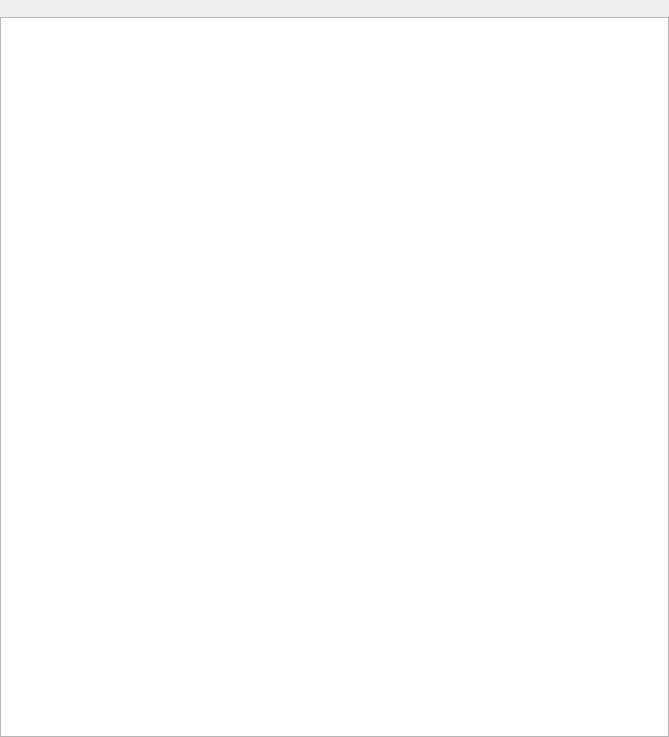
<?xml version="1.0" encoding="UTF-8"?>
<ui version="4.0">
 <class>Form</class>
 <widget class="QWidget" name="Form">
  <property name="geometry">
   <rect>
    <x>0</x>
    <y>0</y>
    <width>669</width>
    <height>737</height>
   </rect>
  </property>
  <property name="windowTitle">
   <string>Form</string>
  </property>
  <layout class="QVBoxLayout" name="verticalLayout">
   <property name="spacing">
    <number>0</number>
   </property>
   <property name="leftMargin">
    <number>0</number>
   </property>
   <property name="topMargin">
    <number>0</number>
   </property>
   <property name="rightMargin">
    <number>0</number>
   </property>
   <property name="bottomMargin">
    <number>0</number>
   </property>
   <item>
    <widget class="QToolBar" name="toolbar"/>
   </item>
   <item>
    <widget class="QTableView" name="table_view"/>
   </item>
  </layout>
 </widget>
 <resources/>
 <connections/>
</ui>
